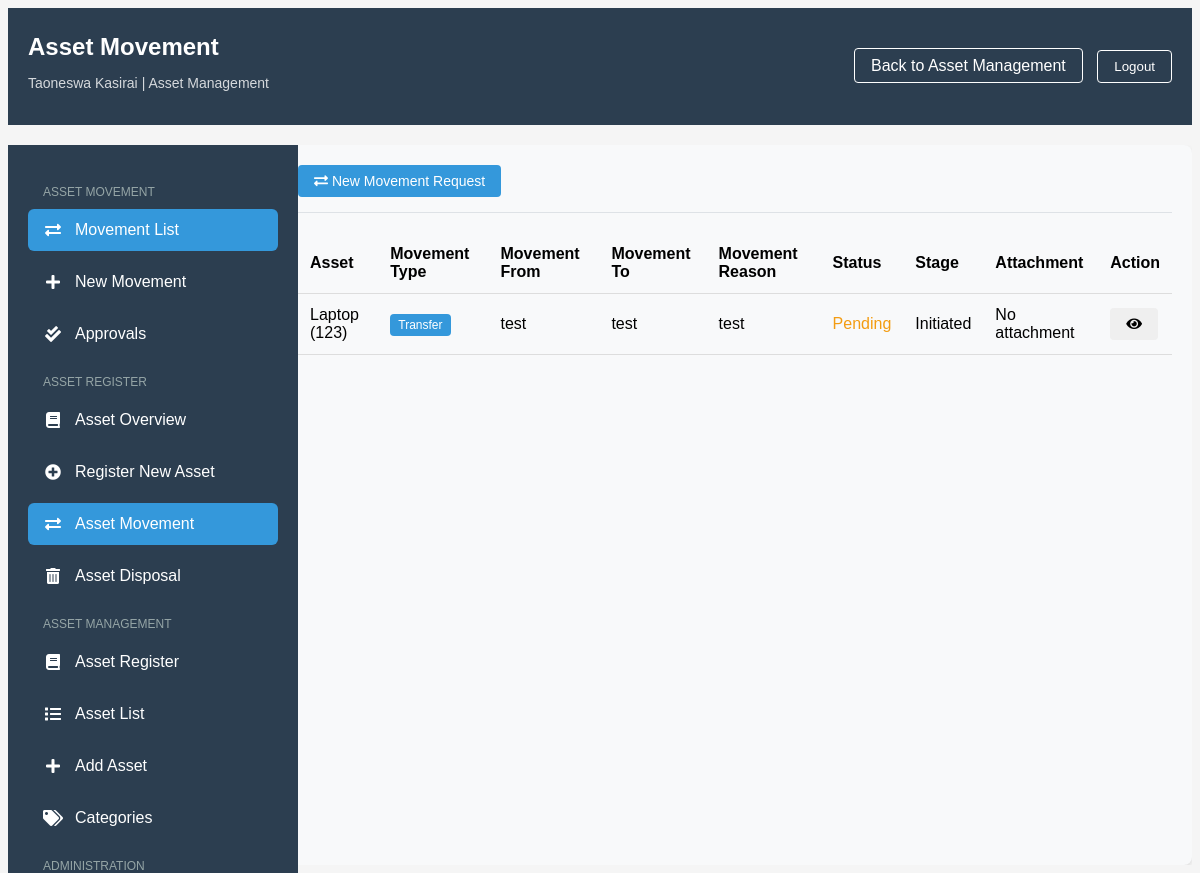
Page /asset-movement/ (signed in) on the committed database.
### myapp/models.py (models this page shows, shortened)
class Employee(models.Model):
    employee_number = models.CharField(max_length=10, unique=True)
    name = models.CharField(max_length=100)
    surname = models.CharField(max_length=100)
    department = models.ForeignKey(Department, on_delete=models.PROTECT)
    branch = models.CharField(max_length=100)
    section = models.CharField(max_length=100)
    email = models.EmailField(unique=True)
    phone_regex = RegexValidator(
        regex=r'^07\d{8}$',
        message="Phone number must start with '07' and be 10 digits long"
    )
    phone_number = models.CharField(
        validators=[phone_regex],
        max_length=10,
        unique=True
    )
    signature = models.ImageField(
        upload_to='signatures/', null=True, blank=True)
    created_at = models.DateTimeField(auto_now_add=True)
    password = models.CharField(
        max_length=128, default=make_password('defaultpassword'))
    is_first_login = models.BooleanField(default=True)
    is_active = models.BooleanField(default=True)
    roles = models.ManyToManyField(Role, blank=True)
    class Meta:
        ordering = ['surname', 'name']

class Department(models.Model):
    code = models.CharField(max_length=10, unique=True)
    name = models.CharField(max_length=100)
    description = models.TextField(blank=True)
    is_active = models.BooleanField(default=True)
    created_at = models.DateTimeField(auto_now_add=True)
    def __str__(self):
        return self.name
    class Meta:
        ordering = ['name']

class AssetMovement(models.Model):
    MOVEMENT_TYPES = [
        ('TRANSFER', 'Transfer'),
        ('DISPOSAL', 'Disposal'),
        ('REPAIR', 'Repair'),
    ]
    STATUS_CHOICES = [
        ('PENDING', 'Pending'),
        ('APPROVED', 'Approved'),
        ('REJECTED', 'Rejected'),
    ]
    STAGE_CHOICES = [
        ('INITIATED', 'Initiated'),
        ('IN_PROGRESS', 'In Progress'),
        ('COMPLETED', 'Completed'),
    ]
    asset = models.ForeignKey(Asset, on_delete=models.CASCADE)
    movement_type = models.CharField(max_length=20, choices=MOVEMENT_TYPES)
    from_location = models.CharField(max_length=100)
    to_location = models.CharField(max_length=100)
    reason = models.TextField()
    status = models.CharField(
        max_length=20, choices=STATUS_CHOICES, default='PENDING')
    stage = models.CharField(
        max_length=20, choices=STAGE_CHOICES, default='INITIATED')
    initiator = models.ForeignKey(
        Employee, on_delete=models.CASCADE, related_name='initiated_movements')
    approver = models.ForeignKey(
        Employee, on_delete=models.SET_NULL, null=True, blank=True,
        related_name='approved_movements',
        help_text="Employee who approved or rejected this movement")
    approval_date = models.DateTimeField(null=True, blank=True)
    attachment = models.FileField(upload_to='movement_attachments/', null=True, blank=True,
                                  help_text="Upload any relevant documents (e.g., transfer forms, repair reports)")
    created_at = models.DateTimeField(auto_now_add=True)
    updated_at = models.DateTimeField(auto_now=True)
    class Meta:
        ordering = ['-created_at']

class Asset(models.Model):
    CONDITION_CHOICES = [
        ('NEW', 'New'),
        ('GOOD', 'Good'),
        ('FAIR', 'Fair'),
        ('POOR', 'Poor'),
        ('RETIRED', 'Retired'),
    ]
    asset_number = models.CharField(max_length=50, unique=True)
    serial_number = models.CharField(
        max_length=100, blank=True, null=True)  # Add this line
    name = models.CharField(max_length=100)
    category = models.CharField(max_length=50)
    description = models.TextField(blank=True)
    department = models.ForeignKey(
        Department, on_delete=models.SET_NULL, null=True)
    location = models.CharField(max_length=100)
    purchase_date = models.DateField()
    purchase_cost = models.DecimalField(max_digits=10, decimal_places=2)
    condition = models.CharField(max_length=10, choices=CONDITION_CHOICES)
    is_active = models.BooleanField(default=True)
    created_at = models.DateTimeField(auto_now_add=True)
    updated_at = models.DateTimeField(auto_now=True)
    is_deleted = models.BooleanField(default=False)
    deleted_at = models.DateTimeField(null=True, blank=True)
    deleted_by = models.ForeignKey(
        Employee, on_delete=models.SET_NULL, null=True, blank=True, related_name='deleted_assets')
    initiator = models.ForeignKey(
        Employee, on_delete=models.SET_NULL, null=True, related_name='initiated_assets')

### myapp/views.py (the view)
# urls.py: path('asset-movement/', views.asset_movement, name='asset_movement'),
def asset_movement(request):
    if 'employee_id' not in request.session:
        return redirect('login')
    employee = Employee.objects.get(id=request.session['employee_id'])
    context = {
        'employee': employee,
        'movements': AssetMovement.objects.all().order_by('-created_at'),
        'assets': Asset.objects.filter(is_active=True)
    }
    return render(request, 'myapp/asset_movement.html', context)

### myapp/templates/myapp/asset_movement.html (shortened to what this page needs)
<!DOCTYPE html>
<html>
<head>
    {% load static %}
    <link rel="stylesheet" type="text/css" href="{% static 'myapp/css/style.css' %}">
    <link href="https://cdnjs.cloudflare.com/ajax/libs/font-awesome/5.15.4/css/all.min.css" rel="stylesheet">
</head>
<body>
    <div class="dashboard-header">
        <div class="user-info">
            <h1>Asset Movement</h1>
            <p class="user-details">{{ employee.name }} {{ employee.surname }} | {{ employee.department }}</p>
        </div>
        <div class="header-actions">
            <a href="{% url 'asset_management' %}" class="back-button">Back to Asset Management</a>
            <button class="logout-button">Logout</button>
        </div>
    </div>
    <div class="system-layout">
        <div class="sidebar">
            <ul class="sidebar-menu">
                <div class="section-title">Asset Movement</div>
                <li>
                    <a href="{% url 'asset_movement' %}" class="{% if request.path == '/asset-movement/' %}active{% endif %}">
                        <i class="fas fa-exchange-alt"></i>
                        Movement List
                    </a>
                </li>
                <li>
                    <a href="#" onclick="openMovementModal(); return false;">
                        <i class="fas fa-plus"></i>
                        New Movement
                    </a>
                </li>
                <li>
                    <a href="{% url 'movement_approvals' %}" class="{% if request.path == '/movement-approvals/' %}active{% endif %}">
                        <i class="fas fa-check-double"></i>
                        Approvals
                    </a>
                </li>
                <div class="section-title">Asset Register</div>
                <li>
                    <a href="{% url 'asset_register' %}" class="{% if request.path == '/asset-register/' %}active{% endif %}">
                        <i class="fas fa-book"></i>
                        Asset Overview
                    </a>
                </li>
                <li>
                    <a href="#" onclick="openAddAssetModal(); return false;">
                        <i class="fas fa-plus-circle"></i>
                        Register New Asset
                    </a>
                </li>
                <li>
                    <a href="{% url 'asset_movement' %}" class="{% if request.path == '/asset-movement/' %}active{% endif %}">
                        <i class="fas fa-exchange-alt"></i>
                        Asset Movement
                    </a>
                </li>
                <li>
                    <a href="#asset-disposal">
                        <i class="fas fa-trash-alt"></i>
                        Asset Disposal
                    </a>
                </li>
                <div class="section-title">Asset Management</div>
                <li>
                    <a href="{% url 'asset_register' %}" class="{% if request.path == '/asset-register/' %}active{% endif %}">
                        <i class="fas fa-book"></i>
                        Asset Register
                    </a>
                </li>
                <li>
                    <a href="#asset-list" class="{% if request.path == '/asset-management/' %}active{% endif %}" onclick="scrollToSection('asset-list')">
                        <i class="fas fa-list"></i>
                        Asset List
                    </a>
                </li>
                <li>
                    <a href="#" onclick="openAddAssetModal(); return false;">
                        <i class="fas fa-plus"></i>
                        Add Asset
                    </a>
                </li>
                <li>
                    <a href="#asset-categories">
                        <i class="fas fa-tags"></i>
                        Categories
                    </a>
                </li>
                <div class="section-title">Administration</div>
            </ul>
        </div>
        <div class="main-content">
            <div class="content-header">
                <button class="btn btn-primary" onclick="openMovementModal()">
                    <i class="fas fa-exchange-alt"></i> New Movement Request
                </button>
            </div>
            <table class="movement-table">
                <thead>
                    <tr>
                        <th>Asset</th>
                        <th>Movement Type</th>
                        <th>Movement From</th>
                        <th>Movement To</th>
                        <th>Movement Reason</th>
                        <th>Status</th>
                        <th>Stage</th>
                        <th>Attachment</th>
                        <th>Action</th>
                    </tr>
                </thead>
                <tbody>
                    {% for movement in movements %}
                    <tr>
                        <td>{{ movement.asset.name }} ({{ movement.asset.asset_number }})</td>
                        <td>
                            <span class="movement-badge {{ movement.movement_type|lower }}">
                                {{ movement.get_movement_type_display }}
                            </span>
                        </td>
                        <td>{{ movement.from_location }}</td>
                        <td>{{ movement.to_location }}</td>
                        <td>{{ movement.reason }}</td>
                        <td>
                            <span class="status-{{ movement.status|lower }}">
                                {{ movement.get_status_display }}
                            </span>
                        </td>
                        <td>{{ movement.get_stage_display }}</td>
                        <td>
                            {% if movement.attachment %}
                            <a href="{{ movement.attachment.url }}" target="_blank" class="btn btn-sm btn-info">
                                <i class="fas fa-paperclip"></i> View Attachment
                            </a>
                            {% else %}
                            <span class="text-muted">No attachment</span>
                            {% endif %}
                        </td>
                        <td>
                            <button class="btn btn-info btn-sm" onclick="viewMovementDetails('{{ movement.id }}')">
                                <i class="fas fa-eye"></i>
                            </button>
                        </td>
                    </tr>
                    {% empty %}
                    <tr>
                        <td colspan="9" class="text-center">No movement records found.</td>
                    </tr>
                    {% endfor %}
                </tbody>
            </table>
        </div>
    </div>
</body>
</html>

### myapp/static/myapp/css/style.css (style rules this page uses)
body { background-color: #f5f5f5; font-family: Arial, sans-serif; }
.dashboard-header { background: #2c3e50; color: white; padding: 20px; display: flex; justify-content: space-between; align-items: center; }
.user-info { flex: 1; }
.user-info h1 { margin: 5px 0; font-size: 24px; }
.user-details { font-size: 14px; opacity: 0.8; }
.header-actions { padding-left: 20px; }
.logout-button { background: transparent; border: 1px solid white; color: white; padding: 8px 16px; border-radius: 4px; cursor: pointer; transition: all 0.3s; }
.back-button { background: transparent; border: 1px solid white; color: white; padding: 8px 16px; border-radius: 4px; cursor: pointer; transition: all 0.3s; text-decoration: none; margin-right: 10px; }

### myapp/templates/myapp/asset_movement.html (style rules this page uses)
.system-layout { display: flex; min-height: calc(100vh - 80px); margin-top: 20px; overflow: hidden; }
.sidebar { width: 250px; background-color: #2c3e50; padding: 20px; color: white; position: fixed; height: calc(100vh - 80px); overflow-y: auto; scrollbar-width: thin; scrollbar-color: #34495e #2c3e50; -webkit-overflow-scrolling: touch; }
.main-content { flex: 1; margin-left: 270px; padding: 20px; background-color: #f8f9fa; border-radius: 8px; box-shadow: 0 2px 4px rgba(0,0,0,0.1); overflow-x: auto; }
.btn { padding: 8px 16px; border-radius: 4px; border: none; cursor: pointer; font-size: 14px; transition: all 0.3s ease; }
.btn-primary { background-color: #3498db; color: white; }
.content-header { display: flex; justify-content: space-between; align-items: center; margin-bottom: 20px; padding-bottom: 15px; border-bottom: 1px solid #dee2e6; }
.movement-table { width: 100%; border-collapse: collapse; margin-top: 20px; }
.movement-table th, .movement-table td { padding: 12px; text-align: left; border-bottom: 1px solid #ddd; }
.status-pending { color: #f39c12; }
.movement-badge { padding: 4px 8px; border-radius: 4px; font-size: 12px; font-weight: 500; }
.movement-badge.transfer { background-color: #3498db; color: white; }
.sidebar-menu { list-style: none; padding: 0; margin: 0; }
.sidebar-menu li { margin-bottom: 10px; }
.sidebar-menu a { color: white; text-decoration: none; display: flex; align-items: center; padding: 12px 15px; border-radius: 6px; transition: all 0.3s ease; }
.sidebar-menu a.active { background-color: #3498db; }
.sidebar-menu i { margin-right: 12px; width: 20px; text-align: center; }
.sidebar-menu .section-title { color: #95a5a6; font-size: 12px; text-transform: uppercase; margin: 20px 0 10px; padding-left: 15px; }

### rows in the picture
Employee: name "Taoneswa", surname "Kasirai", department "Asset Management"
AssetMovement: asset.name "Laptop", asset.asset_number "123", movement_type "Transfer", from_location "test", to_location "test", reason "test", status "Pending", stage "Initiated", shows "No attachment"
